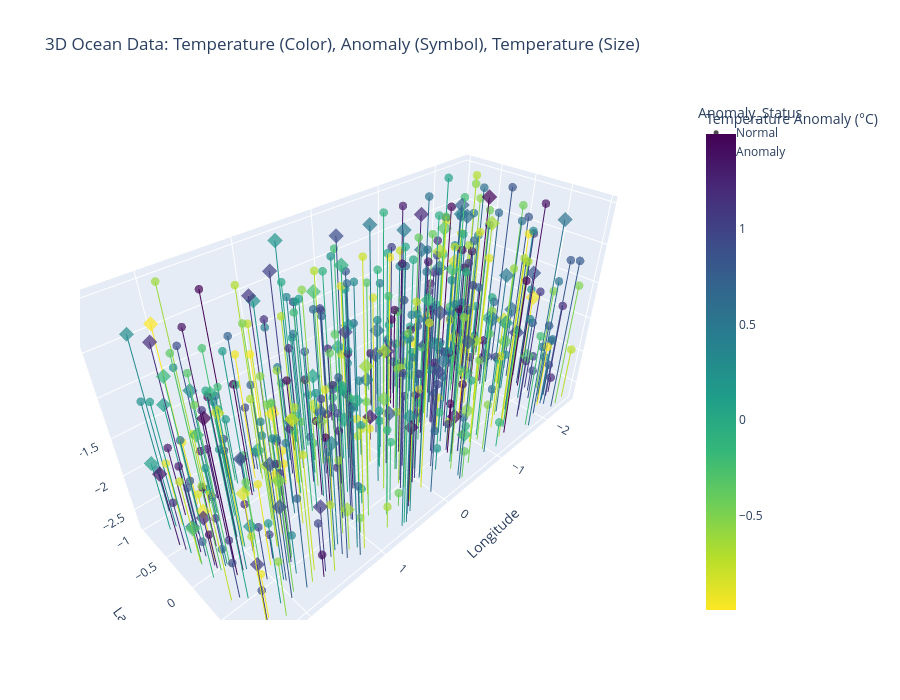

Notebook source saved alongside this figure:
### Code cell
import pandas as pd
import matplotlib.pyplot as plt
import matplotlib.cm as cm
import plotly.express as px
import plotly.graph_objects as go
import numpy as np

# Replace this with your actual data loading from 'argo_labeled.csv'
# df = pd.read_csv('argo_labeled.csv')
# For demonstration, a dummy DataFrame is used:
np.random.seed(42)
num_points = 500
data = {
    'Longitude': np.random.uniform(-2.5, 2.5, num_points),
    'Latitude': np.random.uniform(-1, 1, num_points),
    'Depth': np.random.uniform(0, -2.5, num_points),  # Depth is negative
    'Temperature': np.random.uniform(-1, 1.5, num_points),
    'Anomaly_Status': ['Normal'] * int(num_points * 0.8) + ['Anomaly'] * int(num_points * 0.2)
}
df = pd.DataFrame(data)

# Create the 3D scatter plot
fig = px.scatter_3d(df,
                    x='Longitude',
                    y='Latitude',
                    z='Depth',
                    color='Temperature',
                    symbol='Anomaly_Status',
                    color_continuous_scale=px.colors.sequential.Viridis_r,
                    title='3D Ocean Data: Temperature (Color), Anomaly (Symbol), Temperature (Size)',
                    labels={'Temperature': 'Temperature Anomaly (°C)'})

# Update marker sizes and opacity
fig.update_traces(marker=dict(
    size=5,
    opacity=0.7
))

# Manually map Temperature values to colors from the color scale
norm = plt.Normalize(df['Temperature'].min(), df['Temperature'].max())
mapper = cm.ScalarMappable(norm=norm, cmap=cm.viridis_r)
colors = [f'rgb({int(c[0]*255)}, {int(c[1]*255)}, {int(c[2]*255)})' for c in mapper.to_rgba(df['Temperature'])]


# Add vertical lines (stems) from the points down to a baseline
for i in range(len(df)):
    fig.add_trace(go.Scatter3d(
        x=[df.iloc[i]['Longitude'], df.iloc[i]['Longitude']],
        y=[df.iloc[i]['Latitude'], df.iloc[i]['Latitude']],
        z=[df.iloc[i]['Depth'], df['Depth'].min() - 0.2],  # Draw line to a bit below the min depth
        mode='lines',
        line=dict(
            color=colors[i], # Use the manually mapped color
            width=2
        ),
        showlegend=False
    ))

# Update the layout
fig.update_layout(
    scene=dict(
        zaxis_title='Depth',
    ),
    height=700
)

fig.show()
